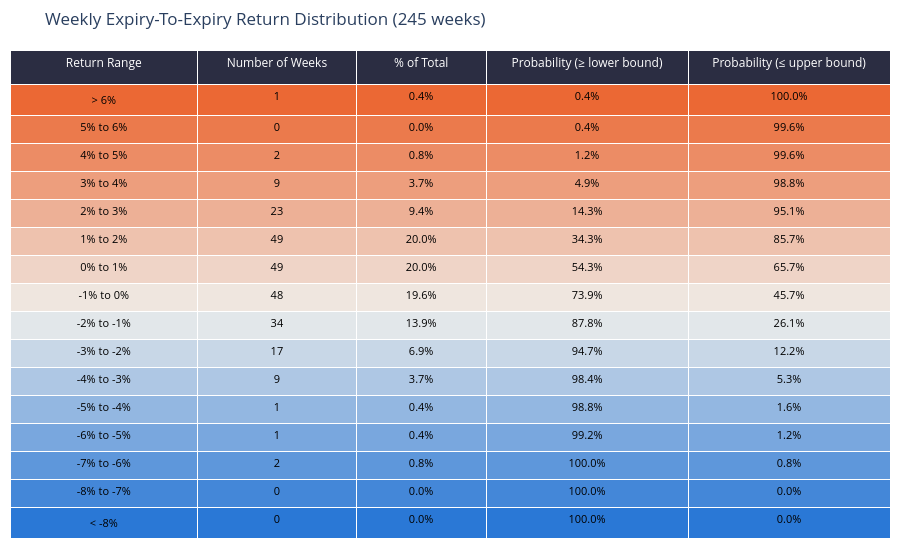

The cell this chart's notebook holds for it:
### Markdown cell above
## Return Distribution — Expiry-To-Expiry Close Move %

Every weekly `expiry_move_pct` bucketed into 1% return ranges, ordered best to worst, with the probability of landing at or beyond each bound — the same shape as a broker's option-probability table. Colour runs warm for gains, cool for losses, neutral through the middle.

### Code cell
edges = np.arange(LOWER_TAIL, UPPER_TAIL + BIN_WIDTH, BIN_WIDTH)
bin_edges = [-np.inf, *edges, np.inf]

labels = [f"< {LOWER_TAIL:.0f}%"]
labels += [f"{lo:.0f}% to {hi:.0f}%" for lo, hi in zip(edges[:-1], edges[1:])]
labels.append(f"> {UPPER_TAIL:.0f}%")

bucket = pd.cut(moves["expiry_move_pct"], bins=bin_edges, labels=labels, right=False)
dist = bucket.value_counts().reindex(labels[::-1]).rename("periods").to_frame()   # best bucket first

total = int(dist["periods"].sum())
dist["pct_of_total"] = dist["periods"] / total * 100
dist["prob_at_least"] = dist["periods"].cumsum() / total * 100          # P(return >= bucket lower bound)
dist["prob_at_most"] = 100 - dist["prob_at_least"] + dist["pct_of_total"]  # P(return <= bucket upper bound)


def diverging(n: int) -> list[str]:
    """Warm (best) to neutral to cool (worst), matching the up/down poles used throughout."""
    colors = []
    for t in np.linspace(1.0, -1.0, n):
        pole = UP_COLOR if t >= 0 else DOWN_COLOR
        mix = abs(t)
        colors.append("rgb({},{},{})".format(*[int(NEUTRAL[i] + (pole[i] - NEUTRAL[i]) * mix) for i in range(3)]))
    return colors


row_colors = diverging(len(dist))

fig = go.Figure(
    data=[
        go.Table(
            columnwidth=[130, 110, 90, 140, 140],
            header=dict(
                values=[
                    "Return Range", "Number of Weeks", "% of Total",
                    "Probability (≥ lower bound)", "Probability (≤ upper bound)",
                ],
                fill_color=HEADER_FILL,
                font=dict(color="white", size=12),
                align="center",
                height=34,
            ),
            cells=dict(
                values=[
                    dist.index,
                    dist["periods"],
                    dist["pct_of_total"].map("{:.1f}%".format),
                    dist["prob_at_least"].map("{:.1f}%".format),
                    dist["prob_at_most"].map("{:.1f}%".format),
                ],
                fill_color=[row_colors] * 5,
                font=dict(color="black", size=11),
                align="center",
                height=28,
            ),
        )
    ]
)
fig.update_layout(
    title=f"Weekly Expiry-To-Expiry Return Distribution ({total} weeks)",
    height=560,
    margin=dict(t=50, b=10, l=10, r=10),
)
fig.show()

### Figure 1 — Plotly figure (JSON) as saved in the notebook; plotly's stock layout.template omitted (floating-point values rounded to 4 significant figures)
{"data": [{"cells": {"align": "center", "fill": {"color": [["rgb(235,104,52)", "rgb(235,122,76)", "rgb(236,140,101)", "rgb(237,158,125)", "rgb(237,176,150)", "rgb(238,194,174)", "rgb(239,212,199)", "rgb(239,230,223)", "rgb(226,231,234)", "rgb(200,215,231)", "rgb(174,199,228)", "rgb(147,183,225)", "rgb(121,167,222)", "rgb(94,151,219)", "rgb(68,135,216)", "rgb(42,120,214)"], ["rgb(235,104,52)", "rgb(235,122,76)", "rgb(236,140,101)", "rgb(237,158,125)", "rgb(237,176,150)", "rgb(238,194,174)", "rgb(239,212,199)", "rgb(239,230,223)", "rgb(226,231,234)", "rgb(200,215,231)", "rgb(174,199,228)", "rgb(147,183,225)", "rgb(121,167,222)", "rgb(94,151,219)", "rgb(68,135,216)", "rgb(42,120,214)"], ["rgb(235,104,52)", "rgb(235,122,76)", "rgb(236,140,101)", "rgb(237,158,125)", "rgb(237,176,150)", "rgb(238,194,174)", "rgb(239,212,199)", "rgb(239,230,223)", "rgb(226,231,234)", "rgb(200,215,231)", "rgb(174,199,228)", "rgb(147,183,225)", "rgb(121,167,222)", "rgb(94,151,219)", "rgb(68,135,216)", "rgb(42,120,214)"], ["rgb(235,104,52)", "rgb(235,122,76)", "rgb(236,140,101)", "rgb(237,158,125)", "rgb(237,176,150)", "rgb(238,194,174)", "rgb(239,212,199)", "rgb(239,230,223)", "rgb(226,231,234)", "rgb(200,215,231)", "rgb(174,199,228)", "rgb(147,183,225)", "rgb(121,167,222)", "rgb(94,151,219)", "rgb(68,135,216)", "rgb(42,120,214)"], ["rgb(235,104,52)", "rgb(235,122,76)", "rgb(236,140,101)", "rgb(237,158,125)", "rgb(237,176,150)", "rgb(238,194,174)", "rgb(239,212,199)", "rgb(239,230,223)", "rgb(226,231,234)", "rgb(200,215,231)", "rgb(174,199,228)", "rgb(147,183,225)", "rgb(121,167,222)", "rgb(94,151,219)", "rgb(68,135,216)", "rgb(42,120,214)"]]}, "font": {"color": "black", "size": 11}, "height": 28, "values": [["> 6%", "5% to 6%", "4% to 5%", "3% to 4%", "2% to 3%", "1% to 2%", "0% to 1%", "-1% to 0%", "-2% to -1%", "-3% to -2%", "-4% to -3%", "-5% to -4%", "-6% to -5%", "-7% to -6%", "-8% to -7%", "< -8%"], [1, 0, 2, 9, 23, 49, 49, 48, 34, 17, 9, 1, 1, 2, 0, 0], ["0.4%", "0.0%", "0.8%", "3.7%", "9.4%", "20.0%", "20.0%", "19.6%", "13.9%", "6.9%", "3.7%", "0.4%", "0.4%", "0.8%", "0.0%", "0.0%"], ["0.4%", "0.4%", "1.2%", "4.9%", "14.3%", "34.3%", "54.3%", "73.9%", "87.8%", "94.7%", "98.4%", "98.8%", "99.2%", "100.0%", "100.0%", "100.0%"], ["100.0%", "99.6%", "99.6%", "98.8%", "95.1%", "85.7%", "65.7%", "45.7%", "26.1%", "12.2%", "5.3%", "1.6%", "1.2%", "0.8%", "0.0%", "0.0%"]]}, "columnwidth": [130, 110, 90, 140, 140], "header": {"align": "center", "fill": {"color": "#2b2d42"}, "font": {"color": "white", "size": 12}, "height": 34, "values": ["Return Range", "Number of Weeks", "% of Total", "Probability (≥ lower bound)", "Probability (≤ upper bound)"]}, "type": "table"}], "layout": {"height": 560, "margin": {"b": 10, "l": 10, "r": 10, "t": 50}, "title": {"text": "Weekly Expiry-To-Expiry Return Distribution (245 weeks)"}}}
